Frame 1 (no input): blank canvas, image omitted
Frame 60 (no input): blank canvas, image omitted
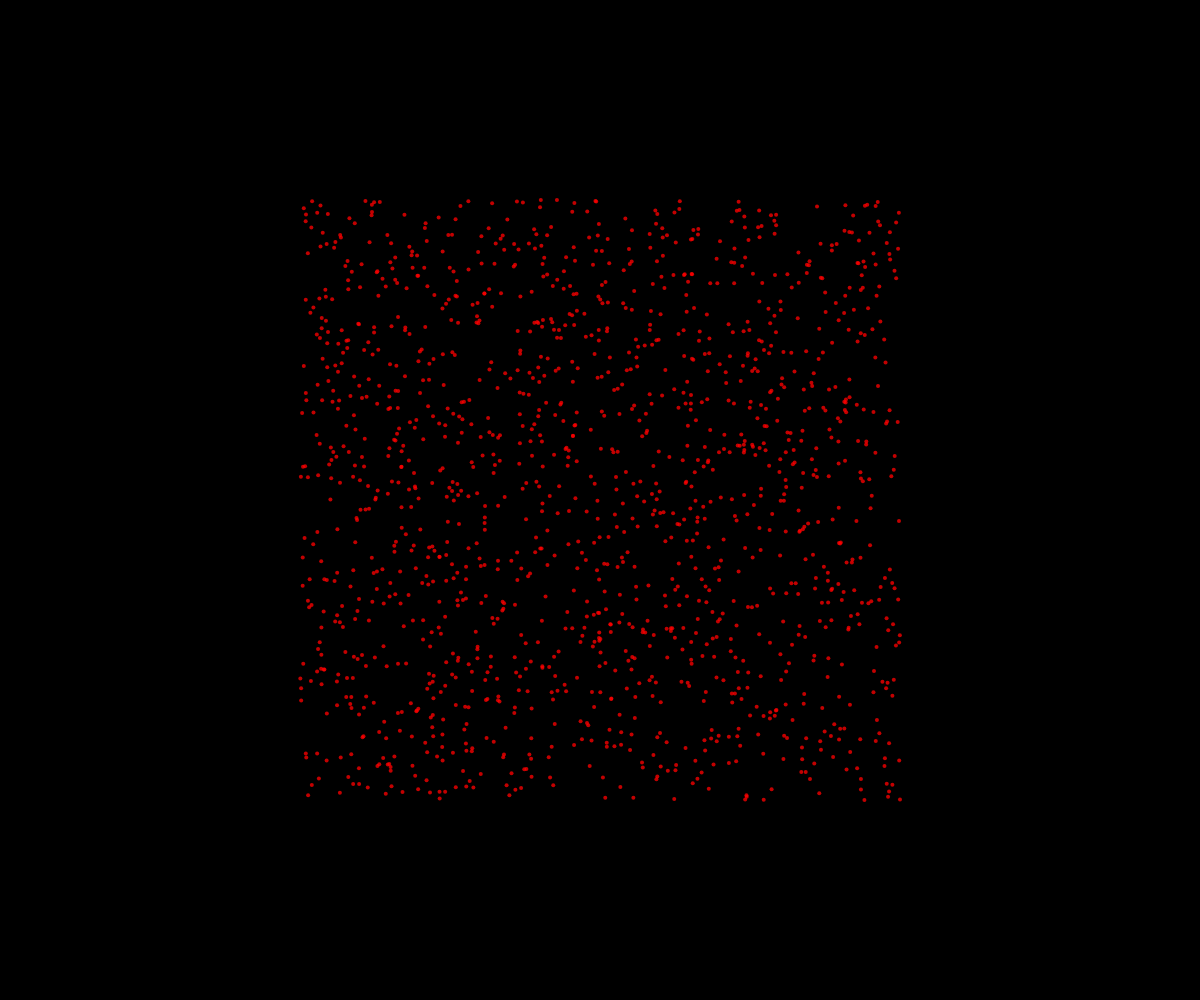
Frame 120 (the mouse pressed at the canvas centre since frame 60)

The p5.js sketch whose frames 1 and 60 were blank and that drew this single picture after the mouse press (run headless with seeded random() and noise() and a simulated clock; from frame 60 on, the mouse is pressed at the canvas centre):

// p5.js sketch
// ── sketch.js
// Fireworks OOP Demo

class Particle {
  constructor(x, y) {
    this.x = x;
    this.y = y;
    this.dx = random(-5, 5);
    this.dy = random(-5, 5);
    this.radius = 2;
    this.r = 255;
    this.g = 0;
    this.b = 0;
    this.opacity = 255;
  }

  display() {
    noStroke();
    fill(this.r, this.g, this.b, this.opacity);
    circle(this.x, this.y, this.radius*2);
  }

  update() {
    //move
    this.x += this.dx;
    this.y += this.dy;

    //fade away over time
    this.opacity--;
  }

  isDead() {
    return this.opacity <= 0;
  }
}

const NUMBER_OF_FIREWORKS_PER_CLICK = 1500;
let theFireworks = [];

function setup() {
  createCanvas(windowWidth, windowHeight);
}

function draw() {
  background("black");

  for (let firework of theFireworks) {
    if (firework.isDead()) {
      //get rid of it
      let index = theFireworks.indexOf(firework);
      theFireworks.splice(index, 1);
    }
    else {
      firework.update();
      firework.display();
    }
  }
}

function mousePressed() {
  for (let i = 0; i < NUMBER_OF_FIREWORKS_PER_CLICK; i++) {
    let someFirework = new Particle(mouseX, mouseY);
    theFireworks.push(someFirework);
  }
}
